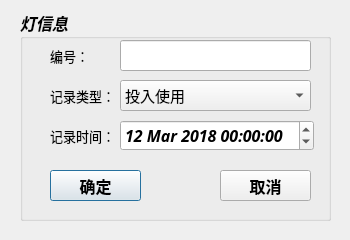
<?xml version="1.0" encoding="UTF-8"?>
<ui version="4.0">
 <class>LightInfoAddDialog</class>
 <widget class="QDialog" name="LightInfoAddDialog">
  <property name="geometry">
   <rect>
    <x>0</x>
    <y>0</y>
    <width>350</width>
    <height>240</height>
   </rect>
  </property>
  <property name="minimumSize">
   <size>
    <width>350</width>
    <height>240</height>
   </size>
  </property>
  <property name="maximumSize">
   <size>
    <width>350</width>
    <height>240</height>
   </size>
  </property>
  <property name="windowTitle">
   <string>Dialog</string>
  </property>
  <widget class="QGroupBox" name="groupBox">
   <property name="geometry">
    <rect>
     <x>20</x>
     <y>10</y>
     <width>311</width>
     <height>211</height>
    </rect>
   </property>
   <property name="font">
    <font>
     <family>宋体</family>
     <pointsize>12</pointsize>
     <weight>75</weight>
     <italic>true</italic>
     <bold>true</bold>
    </font>
   </property>
   <property name="title">
    <string>灯信息</string>
   </property>
   <widget class="QLabel" name="label">
    <property name="geometry">
     <rect>
      <x>30</x>
      <y>30</y>
      <width>71</width>
      <height>31</height>
     </rect>
    </property>
    <property name="font">
     <font>
      <pointsize>10</pointsize>
      <weight>50</weight>
      <italic>false</italic>
      <bold>false</bold>
     </font>
    </property>
    <property name="text">
     <string>编号：</string>
    </property>
   </widget>
   <widget class="QLabel" name="label_4">
    <property name="geometry">
     <rect>
      <x>30</x>
      <y>70</y>
      <width>71</width>
      <height>31</height>
     </rect>
    </property>
    <property name="font">
     <font>
      <pointsize>10</pointsize>
      <weight>50</weight>
      <italic>false</italic>
      <bold>false</bold>
     </font>
    </property>
    <property name="text">
     <string>记录类型：</string>
    </property>
   </widget>
   <widget class="QPushButton" name="pushButtonAdd">
    <property name="geometry">
     <rect>
      <x>30</x>
      <y>160</y>
      <width>91</width>
      <height>31</height>
     </rect>
    </property>
    <property name="font">
     <font>
      <italic>false</italic>
     </font>
    </property>
    <property name="text">
     <string>确定</string>
    </property>
   </widget>
   <widget class="QPushButton" name="pushButtonConcel">
    <property name="geometry">
     <rect>
      <x>200</x>
      <y>160</y>
      <width>91</width>
      <height>31</height>
     </rect>
    </property>
    <property name="font">
     <font>
      <italic>false</italic>
     </font>
    </property>
    <property name="text">
     <string>取消</string>
    </property>
   </widget>
   <widget class="QLabel" name="label_6">
    <property name="geometry">
     <rect>
      <x>30</x>
      <y>110</y>
      <width>71</width>
      <height>31</height>
     </rect>
    </property>
    <property name="font">
     <font>
      <pointsize>10</pointsize>
      <weight>50</weight>
      <italic>false</italic>
      <bold>false</bold>
     </font>
    </property>
    <property name="text">
     <string>记录时间：</string>
    </property>
   </widget>
   <widget class="QLineEdit" name="lineEditPlate">
    <property name="geometry">
     <rect>
      <x>100</x>
      <y>30</y>
      <width>191</width>
      <height>31</height>
     </rect>
    </property>
    <property name="font">
     <font>
      <weight>50</weight>
      <italic>false</italic>
      <bold>false</bold>
     </font>
    </property>
   </widget>
   <widget class="QComboBox" name="comboBox">
    <property name="geometry">
     <rect>
      <x>100</x>
      <y>70</y>
      <width>191</width>
      <height>31</height>
     </rect>
    </property>
    <property name="font">
     <font>
      <pointsize>11</pointsize>
      <weight>50</weight>
      <italic>false</italic>
      <bold>false</bold>
     </font>
    </property>
    <item>
     <property name="text">
      <string>投入使用</string>
     </property>
    </item>
    <item>
     <property name="text">
      <string>故障</string>
     </property>
    </item>
    <item>
     <property name="text">
      <string>恢复</string>
     </property>
    </item>
    <item>
     <property name="text">
      <string>更换</string>
     </property>
    </item>
    <item>
     <property name="text">
      <string>撤除</string>
     </property>
    </item>
   </widget>
   <widget class="QDateTimeEdit" name="dateTimeEdit">
    <property name="geometry">
     <rect>
      <x>100</x>
      <y>110</y>
      <width>194</width>
      <height>31</height>
     </rect>
    </property>
    <property name="font">
     <font>
      <pointsize>12</pointsize>
     </font>
    </property>
    <property name="date">
     <date>
      <year>2018</year>
      <month>3</month>
      <day>12</day>
     </date>
    </property>
    <property name="minimumDate">
     <date>
      <year>2013</year>
      <month>1</month>
      <day>1</day>
     </date>
    </property>
   </widget>
  </widget>
 </widget>
 <resources/>
 <connections/>
</ui>
